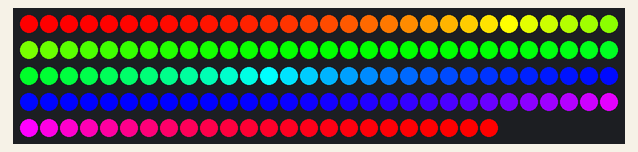
This sketch was run on a simulated Arduino Uno, built with avr-gcc and run on an emulated ATmega328P. Parts: 144 RGB LEDs in strip order, left to right, continuing on the next row.

Above: at 0.28 s.
At 5.11 s:
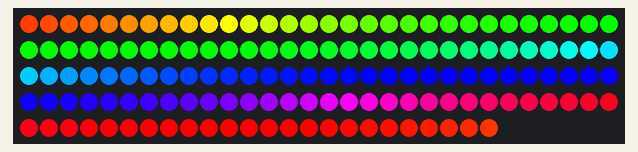
At 10.13 s:
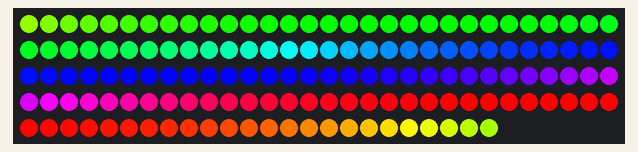
At 19.99 s:
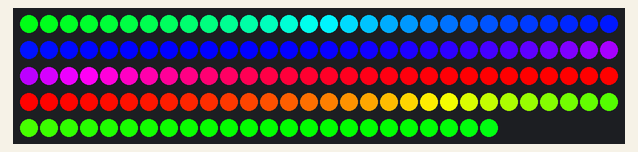
At 29.85 s:
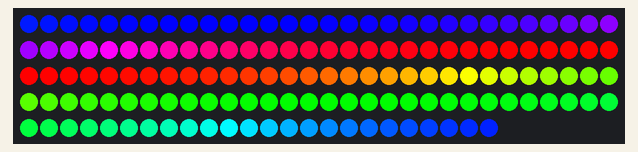
At 39.71 s:
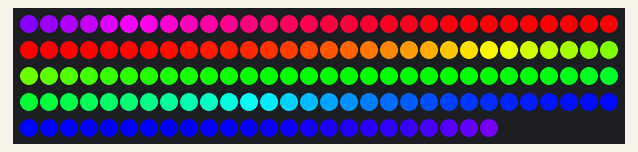

The sketch:

rainbow.ino
```cpp
#include <Adafruit_NeoPixel.h>
#define PIN 6
#define LED_CNT 144

Adafruit_NeoPixel strip = Adafruit_NeoPixel(LED_CNT, PIN, NEO_GRB + NEO_KHZ800);

void setup() {
  strip.begin();
  strip.show();
}

void loop() {
  rainbow(10);
}

void rainbow(int wait) {
  for (long firstPixelHue = 0; firstPixelHue < 5 * 65536; firstPixelHue += 256) {
    for (int i = 0; i < LED_CNT; i++) {
      int pixelHue = firstPixelHue + (i * 65536 / LED_CNT);
      strip.setPixelColor(i, strip.gamma32(strip.ColorHSV(pixelHue)));
    }
    strip.show();
    delay(wait);
  }
}
```
